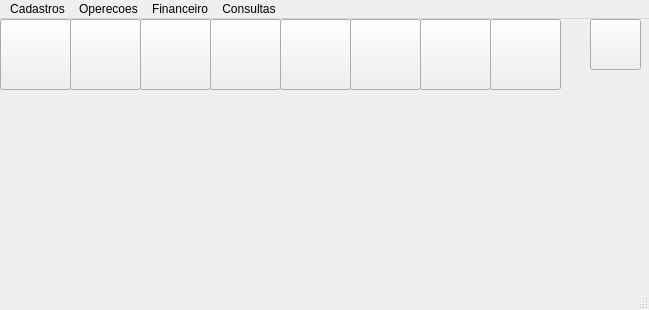
<?xml version="1.0" encoding="UTF-8"?>
<ui version="4.0">
 <class>MainWindow</class>
 <widget class="QMainWindow" name="MainWindow">
  <property name="geometry">
   <rect>
    <x>0</x>
    <y>0</y>
    <width>649</width>
    <height>310</height>
   </rect>
  </property>
  <property name="windowTitle">
   <string>MainWindow</string>
  </property>
  <widget class="QWidget" name="centralwidget">
   <widget class="QLabel" name="lb_logoEmpresa">
    <property name="geometry">
     <rect>
      <x>100</x>
      <y>70</y>
      <width>371</width>
      <height>191</height>
     </rect>
    </property>
    <property name="toolTip">
     <string>&lt;html&gt;&lt;head/&gt;&lt;body&gt;&lt;p&gt;&lt;br/&gt;&lt;/p&gt;&lt;/body&gt;&lt;/html&gt;</string>
    </property>
    <property name="styleSheet">
     <string notr="true">image:url(:/logo_empresa/Icons/logo.png)</string>
    </property>
    <property name="text">
     <string/>
    </property>
   </widget>
   <widget class="QPushButton" name="bt_cliente">
    <property name="geometry">
     <rect>
      <x>0</x>
      <y>0</y>
      <width>71</width>
      <height>71</height>
     </rect>
    </property>
    <property name="toolTip">
     <string>&lt;html&gt;&lt;head/&gt;&lt;body&gt;&lt;p&gt;&lt;br/&gt;&lt;/p&gt;&lt;/body&gt;&lt;/html&gt;</string>
    </property>
    <property name="styleSheet">
     <string notr="true">image:url(:/icon_cliente/Icons/cliente.png)</string>
    </property>
    <property name="text">
     <string/>
    </property>
   </widget>
   <widget class="QPushButton" name="bt_fornecedor">
    <property name="geometry">
     <rect>
      <x>70</x>
      <y>0</y>
      <width>71</width>
      <height>71</height>
     </rect>
    </property>
    <property name="toolTip">
     <string>&lt;html&gt;&lt;head/&gt;&lt;body&gt;&lt;p&gt;&lt;br/&gt;&lt;/p&gt;&lt;/body&gt;&lt;/html&gt;</string>
    </property>
    <property name="styleSheet">
     <string notr="true">image:url(:/icon_fornecedor/Icons/fornecedor.png)</string>
    </property>
    <property name="text">
     <string/>
    </property>
   </widget>
   <widget class="QPushButton" name="bt_produtos">
    <property name="geometry">
     <rect>
      <x>140</x>
      <y>0</y>
      <width>71</width>
      <height>71</height>
     </rect>
    </property>
    <property name="toolTip">
     <string>&lt;html&gt;&lt;head/&gt;&lt;body&gt;&lt;p&gt;&lt;br/&gt;&lt;/p&gt;&lt;/body&gt;&lt;/html&gt;</string>
    </property>
    <property name="styleSheet">
     <string notr="true">image:url(:/icon_produtos/Icons/produtos.png)</string>
    </property>
    <property name="text">
     <string/>
    </property>
   </widget>
   <widget class="QPushButton" name="bt_vendas">
    <property name="geometry">
     <rect>
      <x>210</x>
      <y>0</y>
      <width>71</width>
      <height>71</height>
     </rect>
    </property>
    <property name="toolTip">
     <string>&lt;html&gt;&lt;head/&gt;&lt;body&gt;&lt;p&gt;&lt;br/&gt;&lt;/p&gt;&lt;/body&gt;&lt;/html&gt;</string>
    </property>
    <property name="styleSheet">
     <string notr="true">image:url(:/icon_vendas/Icons/venda.png)</string>
    </property>
    <property name="text">
     <string/>
    </property>
   </widget>
   <widget class="QPushButton" name="bt_pagar">
    <property name="geometry">
     <rect>
      <x>280</x>
      <y>0</y>
      <width>71</width>
      <height>71</height>
     </rect>
    </property>
    <property name="toolTip">
     <string>&lt;html&gt;&lt;head/&gt;&lt;body&gt;&lt;p&gt;&lt;br/&gt;&lt;/p&gt;&lt;/body&gt;&lt;/html&gt;</string>
    </property>
    <property name="styleSheet">
     <string notr="true">image:url(:/icon_pagar/Icons/contasPagar.png)</string>
    </property>
    <property name="text">
     <string/>
    </property>
   </widget>
   <widget class="QPushButton" name="bt_bancos">
    <property name="geometry">
     <rect>
      <x>350</x>
      <y>0</y>
      <width>71</width>
      <height>71</height>
     </rect>
    </property>
    <property name="toolTip">
     <string>&lt;html&gt;&lt;head/&gt;&lt;body&gt;&lt;p&gt;&lt;br/&gt;&lt;/p&gt;&lt;/body&gt;&lt;/html&gt;</string>
    </property>
    <property name="styleSheet">
     <string notr="true">image:url(:/icon_bancos/Icons/banco.png)</string>
    </property>
    <property name="text">
     <string/>
    </property>
   </widget>
   <widget class="QPushButton" name="bt_receber">
    <property name="geometry">
     <rect>
      <x>420</x>
      <y>0</y>
      <width>71</width>
      <height>71</height>
     </rect>
    </property>
    <property name="toolTip">
     <string>&lt;html&gt;&lt;head/&gt;&lt;body&gt;&lt;p&gt;&lt;br/&gt;&lt;/p&gt;&lt;/body&gt;&lt;/html&gt;</string>
    </property>
    <property name="styleSheet">
     <string notr="true">image:url(:/icon_receber/Icons/receber.png)</string>
    </property>
    <property name="text">
     <string/>
    </property>
   </widget>
   <widget class="QPushButton" name="bt_caixa">
    <property name="geometry">
     <rect>
      <x>490</x>
      <y>0</y>
      <width>71</width>
      <height>71</height>
     </rect>
    </property>
    <property name="toolTip">
     <string>&lt;html&gt;&lt;head/&gt;&lt;body&gt;&lt;p&gt;&lt;br/&gt;&lt;/p&gt;&lt;/body&gt;&lt;/html&gt;</string>
    </property>
    <property name="styleSheet">
     <string notr="true">image:url(:/icon_caixa/Icons/caixa.png)</string>
    </property>
    <property name="text">
     <string/>
    </property>
   </widget>
   <widget class="QPushButton" name="bt_sair">
    <property name="geometry">
     <rect>
      <x>590</x>
      <y>0</y>
      <width>51</width>
      <height>51</height>
     </rect>
    </property>
    <property name="toolTip">
     <string>&lt;html&gt;&lt;head/&gt;&lt;body&gt;&lt;p&gt;&lt;br/&gt;&lt;/p&gt;&lt;/body&gt;&lt;/html&gt;</string>
    </property>
    <property name="styleSheet">
     <string notr="true">image:url(:/icon_sair/Icons/sair.png)</string>
    </property>
    <property name="text">
     <string/>
    </property>
   </widget>
  </widget>
  <widget class="QMenuBar" name="menubar">
   <property name="geometry">
    <rect>
     <x>0</x>
     <y>0</y>
     <width>649</width>
     <height>21</height>
    </rect>
   </property>
   <widget class="QMenu" name="menuCadastros">
    <property name="title">
     <string>Cadastros</string>
    </property>
    <addaction name="actionCliente"/>
    <addaction name="actionFornecedor"/>
    <addaction name="actionUsuario"/>
   </widget>
   <widget class="QMenu" name="menuOperecoes">
    <property name="title">
     <string>Operecoes</string>
    </property>
    <widget class="QMenu" name="menuSa_das_de_produtos">
     <property name="title">
      <string>Saídas de produtos</string>
     </property>
     <addaction name="actionVenda"/>
     <addaction name="actionConsumo"/>
    </widget>
    <widget class="QMenu" name="menuEstoque">
     <property name="title">
      <string>Estoque</string>
     </property>
     <addaction name="actionSaldo"/>
    </widget>
    <widget class="QMenu" name="menuCompras">
     <property name="title">
      <string>Compras</string>
     </property>
     <addaction name="actionCompras_2"/>
     <addaction name="actionPedido"/>
     <addaction name="actionCancelar"/>
    </widget>
    <addaction name="menuSa_das_de_produtos"/>
    <addaction name="menuEstoque"/>
    <addaction name="menuCompras"/>
   </widget>
   <widget class="QMenu" name="menuFinanceiro">
    <property name="title">
     <string>Financeiro</string>
    </property>
    <addaction name="actionCaixa"/>
    <addaction name="actionContas_Banco"/>
    <addaction name="actionContas_pagar"/>
    <addaction name="actionContas_pagas"/>
    <addaction name="actionContas_receber"/>
    <addaction name="actionContas_recebidas"/>
   </widget>
   <widget class="QMenu" name="menuConsultas">
    <property name="title">
     <string>Consultas</string>
    </property>
    <widget class="QMenu" name="menuVendas">
     <property name="title">
      <string>Vendas</string>
     </property>
     <addaction name="actionGeral"/>
     <addaction name="actionResumido"/>
    </widget>
    <widget class="QMenu" name="menuConsumo">
     <property name="title">
      <string>Consumo</string>
     </property>
     <addaction name="actionGeral_2"/>
     <addaction name="actionResumido_2"/>
    </widget>
    <addaction name="menuVendas"/>
    <addaction name="menuConsumo"/>
   </widget>
   <addaction name="menuCadastros"/>
   <addaction name="menuOperecoes"/>
   <addaction name="menuFinanceiro"/>
   <addaction name="menuConsultas"/>
  </widget>
  <widget class="QStatusBar" name="statusbar"/>
  <action name="actionCliente">
   <property name="text">
    <string>Cliente</string>
   </property>
  </action>
  <action name="actionFornecedor">
   <property name="text">
    <string>Fornecedor</string>
   </property>
  </action>
  <action name="actionUsuario">
   <property name="text">
    <string>Usuários</string>
   </property>
  </action>
  <action name="actionVenda">
   <property name="text">
    <string>Venda</string>
   </property>
  </action>
  <action name="actionConsumo">
   <property name="text">
    <string>Consumo</string>
   </property>
  </action>
  <action name="actionSaldo">
   <property name="text">
    <string>Saldo</string>
   </property>
  </action>
  <action name="actionCompras_2">
   <property name="text">
    <string>Comprar</string>
   </property>
  </action>
  <action name="actionPedido">
   <property name="text">
    <string>Pedido</string>
   </property>
  </action>
  <action name="actionCancelar">
   <property name="text">
    <string>Cancelar</string>
   </property>
  </action>
  <action name="actionCaixa">
   <property name="text">
    <string>Caixa</string>
   </property>
  </action>
  <action name="actionContas_Banco">
   <property name="text">
    <string>Contas Banco</string>
   </property>
  </action>
  <action name="actionContas_pagar">
   <property name="text">
    <string>Contas pagar</string>
   </property>
  </action>
  <action name="actionContas_pagas">
   <property name="text">
    <string>Contas pagas</string>
   </property>
  </action>
  <action name="actionContas_receber">
   <property name="text">
    <string>Contas receber</string>
   </property>
  </action>
  <action name="actionContas_recebidas">
   <property name="text">
    <string>Contas recebidas</string>
   </property>
  </action>
  <action name="actionGeral">
   <property name="text">
    <string>Geral</string>
   </property>
  </action>
  <action name="actionResumido">
   <property name="text">
    <string>Resumido</string>
   </property>
  </action>
  <action name="actionGeral_2">
   <property name="text">
    <string>Geral</string>
   </property>
  </action>
  <action name="actionResumido_2">
   <property name="text">
    <string>Resumido</string>
   </property>
  </action>
 </widget>
 <resources>
  <include location="logo_empresa.qrc"/>
  <include location="icon_vendas.qrc"/>
  <include location="icon_produtos.qrc"/>
  <include location="icon_pagar.qrc"/>
  <include location="icon_bancos.qrc"/>
  <include location="icon_receber.qrc"/>
  <include location="icon_caixa.qrc"/>
  <include location="icon_sair.qrc"/>
  <include location="icon_cliente.qrc"/>
  <include location="icon_fornecedor.qrc"/>
 </resources>
 <connections/>
</ui>
